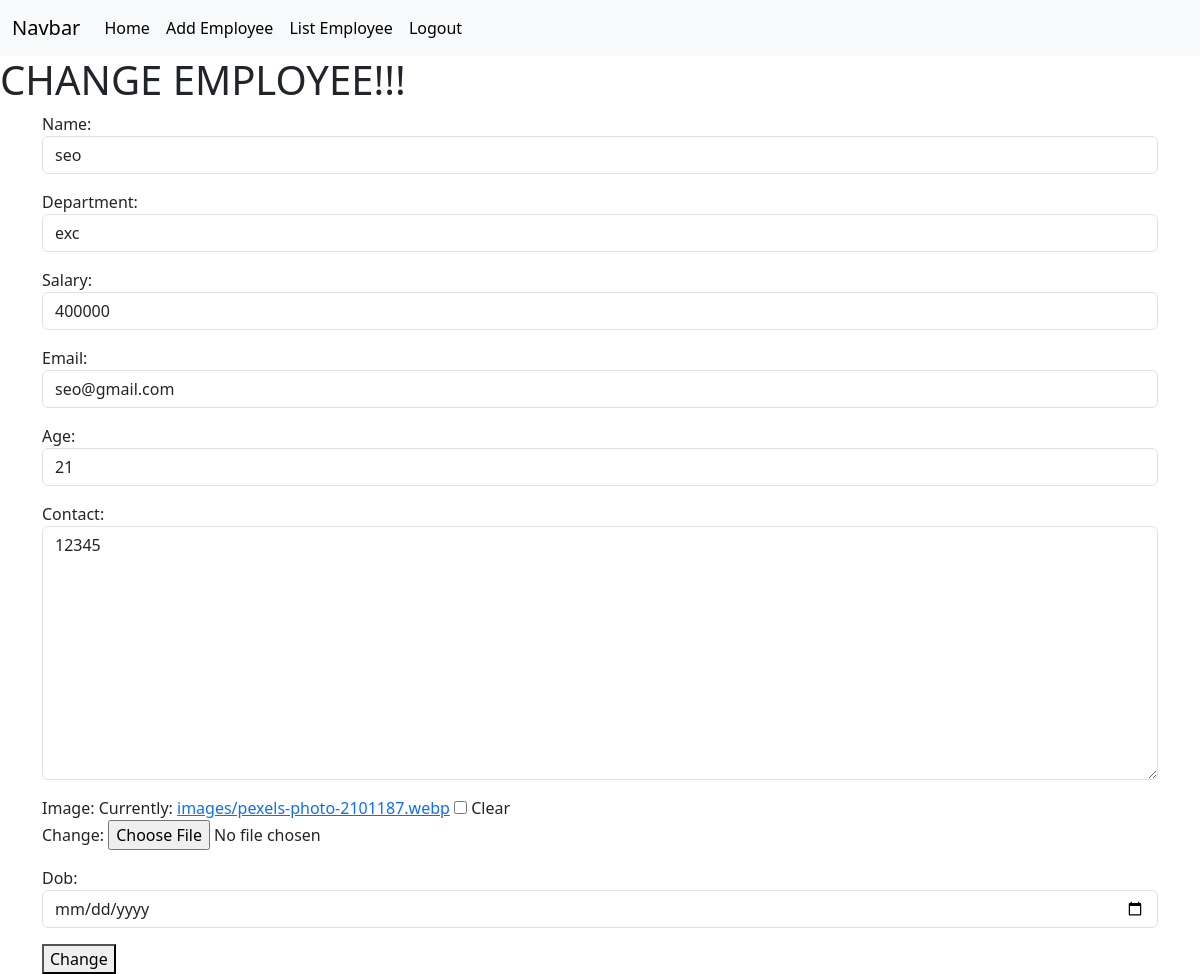
The page /employees/5/change (signed in) on the database its author committed.
### crm/models.py (models this page shows, shortened)
class Employees(models.Model):
    name=models.CharField(max_length=200)
    department=models.CharField(max_length=200)
    salary=models.PositiveIntegerField()
    email=models.EmailField(unique=True)
    age=models.PositiveIntegerField()
    contact=models.CharField(null=True,max_length=200)
    image=models.ImageField(upload_to="images",null=True,blank=True)
    dob=models.DateField(null=True,blank=True)

### crm/views.py (the view, shortened to what this page needs)
# urls.py: path("employees/<int:pk>/change",views.EmployeeEditView.as_view(),name="emp-edit"),
@method_decorator(signin_required,name="dispatch")
class EmployeeEditView(View):
          def get(self,request,*args,**kwargs):
                id=kwargs.get("pk")
                obj=Employees.objects.get(id=id) #edit cheyyumbool same data varan changeil
                form=EmployeeModelForm(instance=obj)
                return render(request,"emp_edit.html",{"form":form})

### crm/forms.py
class EmployeeModelForm(forms.ModelForm):
  class Meta:
    model=Employees
    fields="__all__"
    widgets={           #for styling textbox
      "name":forms.TextInput(attrs={"class":"form-control"}),
      "department":forms.TextInput(attrs={"class":"form-control"}),
      "salary":forms.NumberInput(attrs={"class":"form-control"}),
      "email":forms.EmailInput(attrs={"class":"form-control"}),
      "age":forms.NumberInput(attrs={"class":"form-control"}),
      "contact":forms.Textarea(attrs={"class":"form-control","row":5}),
      "dob":forms.DateInput(attrs={"class":"form-control","type":"date"})
    }

### crm/views.py (called while the page is built)
def signin_required(fn):
     def wrapper(request,*args,**kwargs):
       if not request.user.is_authenticated:
          messages.error(request,"invalid session")
          return redirect('signin')
       else:
          return fn(request,*args,**kwargs)
     return wrapper

### crm/templates/emp_edit.html (shortened to what this page needs)
{%extends 'base.html'%}
{%block body_block%}
<h1>CHANGE EMPLOYEE!!!</h1>
<div class="container">
    <form action="" method="post" enctype="multipart/form-data">
        {{form.as_p}}
        <button type="submit">Change</button>
    </form>
</div>
{%endblock%}

### rows shown on the page
Employees: name "seo", department "exc", salary "400000", email "seo@gmail.com", age "21", contact "12345"
